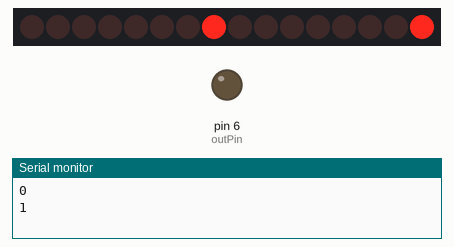
Recording of a sketch running on a simulated Arduino Uno, built with avr-gcc and run on an emulated ATmega328P. On the bench: 16 shift-register outputs drawn as a row of LEDs (first output left, lit = HIGH), output pins drawn as LEDs (lit = HIGH), the last lines printed to the serial monitor. Wiring (inferred from the names in the program): 2 × shift register (74HC595): data pin 2; shift clock pin 4; latch pin 3; MR pin 5. Wiring (inferred from the signals the program sends): row of LEDs: on Q0, Q1, Q2, Q3, Q4, Q5, Q6, Q7, Q8, Q9, Q10, Q11, Q12, Q13, Q14, Q15. Pins used as bus, display or sensor lines are not drawn.

Above: at 0.15 s.
At 5.07 s:
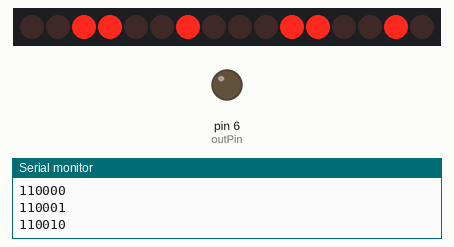
At 10.0 s:
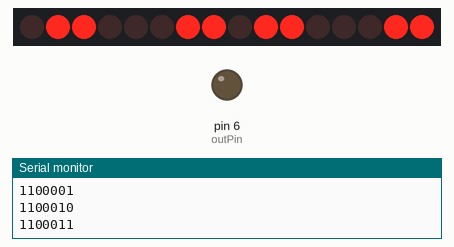
At 19.96 s:
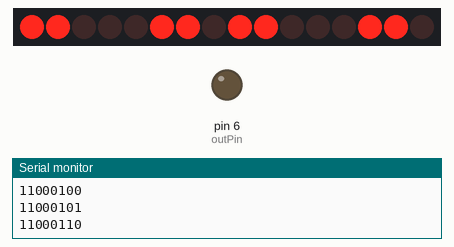
At 29.91 s:
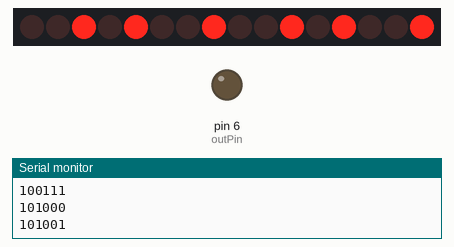
At 39.86 s:
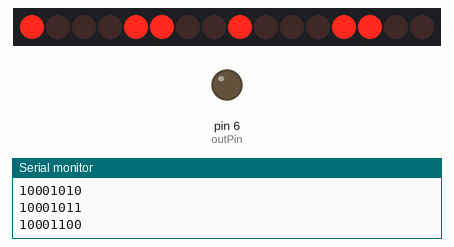
Timing chart, 0 to 40.0 s (numbered marks = the images above):
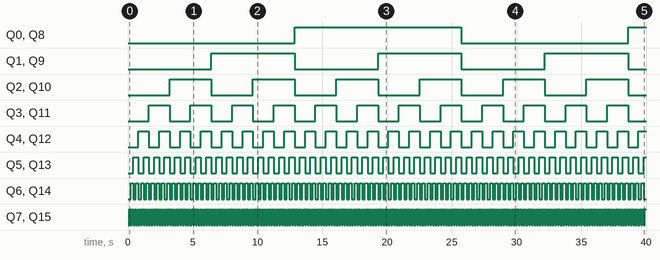

Measured:
- by itself, Q0, Q8: LOW → HIGH at 12.9 s, → LOW 12.9 s later, → HIGH 12.9 s later
- by itself, Q1, Q9: alternates HIGH for 6.4 s and LOW for 6.4 s
- by itself, Q2, Q10: alternates HIGH for 3.2 s and LOW for 3.2 s
- by itself, Q3, Q11: alternates HIGH for 1.6 s and LOW for 1.6 s
- by itself, Q4, Q12: alternates HIGH for 0.80 s and LOW for 0.80 s
- by itself, Q5, Q13: alternates HIGH for 0.40 s and LOW for 0.40 s
- by itself, Q6, Q14: alternates HIGH for 0.20 s and LOW for 0.20 s
- by itself, Q7, Q15: alternates HIGH for 0.10 s and LOW for 0.10 s

The sketch:

nixieTest.pde
```cpp
const int outPin = 6;
const int clearPin = 5;

const int latchPin = 3;
const int clockPin = 2;
const int dataPin = 4;

void setup() {
  pinMode(outPin, OUTPUT);
  pinMode(clearPin, OUTPUT);
  pinMode(latchPin, OUTPUT);
  pinMode(clockPin, OUTPUT);
  pinMode(dataPin, OUTPUT);

  digitalWrite(clearPin, HIGH);
  digitalWrite(latchPin, HIGH);
  display(0x11);

  Serial.begin(9600);
}

void loop() {
  for(int i = 0; i < 256; i++) {
    display(i);
    delay(100);
    //while(Serial.read() < 0);
  }
}

void display(int data) {
  Serial.println(data, BIN);
  digitalWrite(latchPin, LOW);
  shiftOut(clockPin, dataPin, LSBFIRST, data);
  shiftOut(clockPin, dataPin, LSBFIRST, data);
  digitalWrite(latchPin, HIGH);
}
```
